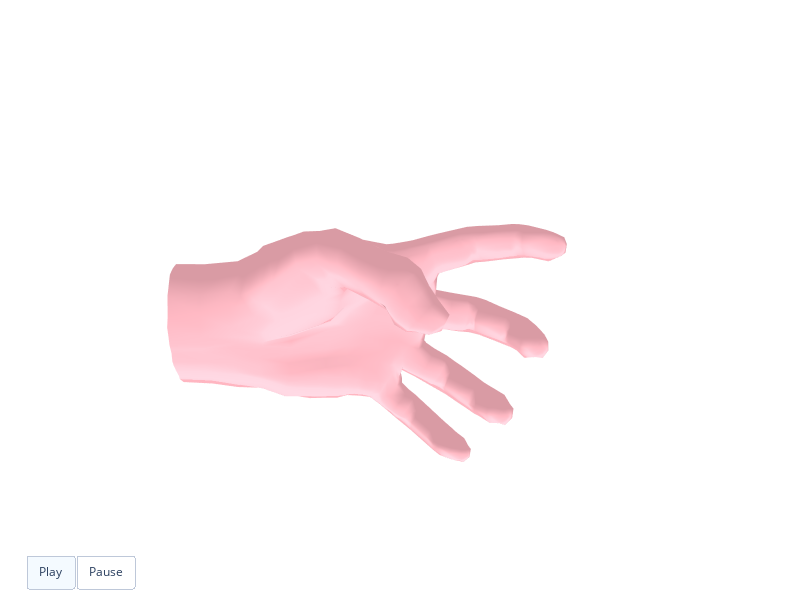

The cell this chart's notebook holds for it:
### Code cell
from emg_hand_tracking.dataset import emg2poseSessionSlice
import emg2pose.visualization as visualization

d = emg2poseSessionSlice(f"{DATASET_PATH}/2022-04-07-1649318400-8125c-cv-emg-pose-train@2-recording-10_left.hdf5", 0, 35000)
joints = d[30][1]
visualization.get_plotly_animation_for_joint_angles([joints.numpy()])

### Figure 1 — Plotly figure (JSON) as saved in the notebook; plotly's stock layout.template omitted (floating-point values rounded to 4 significant figures; data arrays with more than 128 entries replaced by an {"elided": "..."} marker saying what was removed)
{"data": [{"color": "lightpink", "i": {"elided": "1544 int values"}, "j": {"elided": "1544 int values"}, "k": {"elided": "1544 int values"}, "lighting": {"ambient": 0.85, "diffuse": 0.2, "roughness": 1, "specular": 0.5}, "lightposition": {"x": 10, "y": -500, "z": -1}, "opacity": 1, "type": "mesh3d", "x": {"elided": "788 float values"}, "y": {"elided": "788 float values"}, "z": {"elided": "788 float values"}}], "layout": {"height": 600, "scene": {"aspectmode": "manual", "aspectratio": {"x": 1, "y": 0.6364, "z": 0.7727}, "camera": {"eye": {"x": -0.25, "y": -0.9, "z": 0.3}, "projection": {"type": "perspective"}}, "xaxis": {"range": [-20, 200], "showbackground": false, "showgrid": false, "showline": false, "showticklabels": false, "title": {"text": ""}, "zeroline": false}, "yaxis": {"range": [-100, 40], "showbackground": false, "showgrid": false, "showline": false, "showticklabels": false, "title": {"text": ""}, "zeroline": false}, "zaxis": {"range": [-70, 100], "showbackground": false, "showgrid": false, "showline": false, "showticklabels": false, "title": {"text": ""}, "zeroline": false}}, "sliders": [{"len": 0.9, "pad": {"b": 10, "t": 60}, "steps": [{"args": [["frame0"], {"frame": {"duration": 0}, "fromcurrent": true, "mode": "immediate", "transition": {"duration": 0, "easing": "linear"}}], "label": "0", "method": "animate"}], "x": 0.1, "y": 0}], "updatemenus": [{"buttons": [{"args": [null, {"frame": {"duration": 50}, "fromcurrent": true, "mode": "immediate", "transition": {"duration": 50, "easing": "linear"}}], "label": "Play", "method": "animate"}, {"args": [[null], {"frame": {"duration": 0}, "fromcurrent": true, "mode": "immediate", "transition": {"duration": 0, "easing": "linear"}}], "label": "Pause", "method": "animate"}], "direction": "left", "pad": {"r": 10, "t": 70}, "type": "buttons", "x": 0.1, "y": 0}], "width": 800}}
